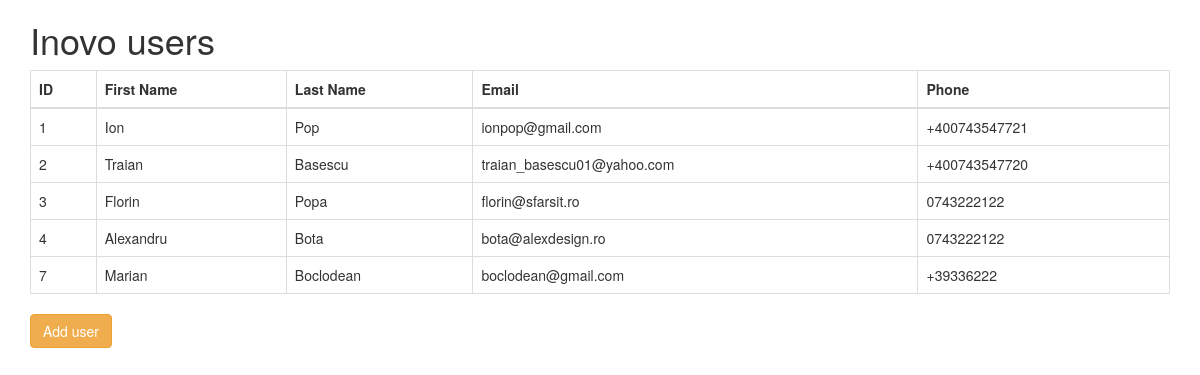
The page / on the database its author committed.
### tables this page shows
CREATE TABLE `users` (
  `id` int(11) UNSIGNED NOT NULL,
  `firstname` varchar(255) NOT NULL,
  `lastname` varchar(255) NOT NULL,
  `email` varchar(255) NOT NULL,
  `phone` varchar(255) NOT NULL
);

### index.php (the view, shortened to what this page needs)
<?php
include('connection.php');
$query = "SELECT * FROM users";
$result = mysqli_query( $conn, $query );
?>
<!DOCTYPE html>
<html>
	<head>
		<link rel="stylesheet" href="https://maxcdn.bootstrapcdn.com/bootstrap/3.3.7/css/bootstrap.min.css">
	</head>
	<body>
		<div class="container">
			<h1>Inovo users</h1>
			<div class="table-responsive">
		<?php
		if ( mysqli_num_rows($result) > 0) {
			echo "<table class='table table-hover table-bordered'>
			<thead>
				<tr>
					<th>ID</th>
					<th>First Name</th>
					<th>Last Name</th>
					<th>Email</th>
					<th>Phone</th>
				</tr>
				</thead>";
			while( $row = mysqli_fetch_assoc($result)) {
				echo "<tr>
						<td>". $row["id"] ." </td>
						<td> ". $row["firstname"] ." </td>
						<td> ". $row["lastname"] ."</td>
						<td> ". $row["email"] ." </td>
						<td> ". $row["phone"] ." </td>
					</tr>";
			}
			echo "</table";
		}else {
			echo "Whoops! There are no results to $db database." ;
		}
		?>
			</div>
			<a href="/inovo/insert.php" class="btn btn-warning">Add user</a>
		</div>
	</body>
</html>

### rows shown on the page
users: id "1", firstname "Ion", lastname "Pop", email "ionpop@gmail.com", phone "+400743547721"
users: id "2", firstname "Traian", lastname "Basescu", email "traian_basescu01@yahoo.com", phone "+400743547720"
users: id "3", firstname "Florin", lastname "Popa", email "florin@sfarsit.ro", phone "0743222122"
users: id "4", firstname "Alexandru", lastname "Bota", email "bota@alexdesign.ro", phone "0743222122"
users: id "7", firstname "Marian", lastname "Boclodean", email "boclodean@gmail.com", phone "+39336222"
